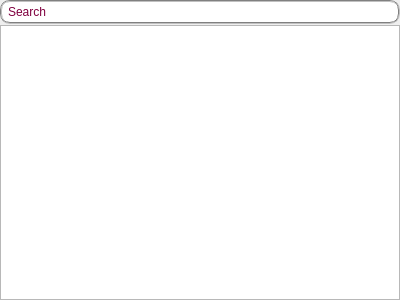
<?xml version="1.0" encoding="UTF-8"?>
<ui version="4.0">
 <class>QFilterListDockWidget</class>
 <widget class="QDockWidget" name="QFilterListDockWidget">
  <property name="geometry">
   <rect>
    <x>0</x>
    <y>0</y>
    <width>400</width>
    <height>300</height>
   </rect>
  </property>
  <property name="windowTitle">
   <string>Filter List</string>
  </property>
  <widget class="QWidget" name="dockWidgetContents">
   <layout class="QVBoxLayout" name="verticalLayout">
    <property name="spacing">
     <number>1</number>
    </property>
    <property name="margin">
     <number>0</number>
    </property>
    <item>
     <widget class="QLineEdit" name="filterSearch">
      <property name="styleSheet">
       <string notr="true">QLineEdit {
    color: rgb(127, 0, 63);
    selection-color: white;   
    border: 2px groove gray;
    border-radius: 10px;
    padding: 2px 4px;
}
QLineEdit:focus {
    color: rgb(127, 0, 63);
    selection-color: white;   
    border: 2px groove gray;
    border-radius: 10px;
    padding: 2px 4px;
}

QLineEdit:edit-focus {
    color: rgb(127, 0, 63);
    selection-color: white;   
    border: 2px groove gray;
    border-radius: 10px;
    padding: 2px 4px;
}</string>
      </property>
      <property name="text">
       <string>Search</string>
      </property>
     </widget>
    </item>
    <item>
     <widget class="QFilterListWidget" name="filterList"/>
    </item>
   </layout>
  </widget>
 </widget>
 <customwidgets>
  <customwidget>
   <class>QFilterListWidget</class>
   <extends>QListWidget</extends>
   <header location="global">QFilterListWidget.h</header>
  </customwidget>
 </customwidgets>
 <resources/>
 <connections/>
</ui>
